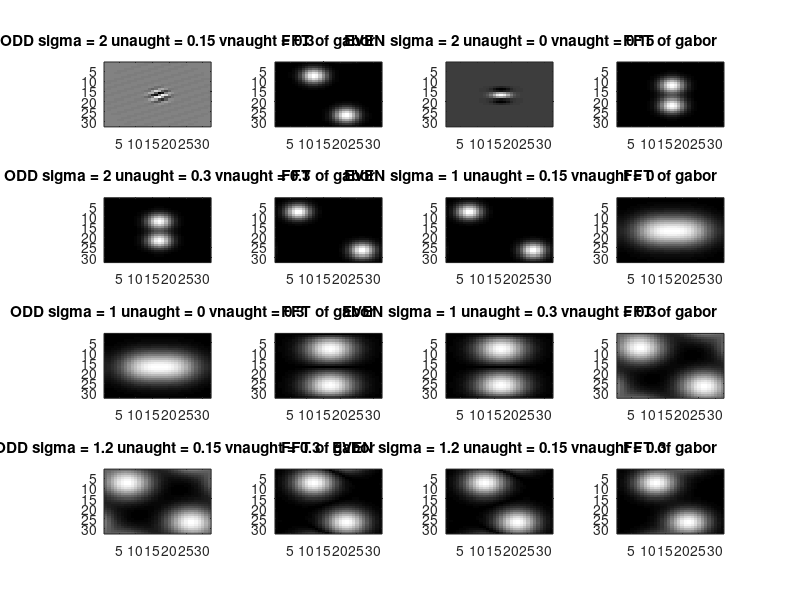

Write the MATLAB code that produced this figure.
function hw4p1b
evenorodd = 1i;
sigma = 2;
unaught = 0.15;
vnaught = 0.3;
[x,y] = meshgrid(-16:1:15);
gab = zeros(size(x));

for i=1:size(gab,1)
    for j=1:size(gab,2)
        gab(i,j) = gabor2dfun(x(i,j), y(i,j), sigma, unaught, vnaught, evenorodd);
    end
end

figure;
subplot(4,4,1);
imagesc(gab);
colormap('gray');
title(['ODD', ' sigma = ', num2str(sigma), ' unaught = ', num2str(unaught), ' vnaught = ', num2str(vnaught)]);

ffty = (fftshift(abs(fft2(gab))));
subplot(4,4,2);
imagesc(ffty);
colormap('gray');
title('FFT of gabor');
%%%%%%%%%%%%%%%%%%%%%%%%%%%%%%%%%%%%%%%%%%%%
evenorodd = 1;
sigma = 2;
unaught = 0.0;
vnaught = 0.15;
[x,y] = meshgrid(-16:1:15);
gab = zeros(size(x));

for i=1:size(gab,1)
    for j=1:size(gab,2)
        gab(i,j) = gabor2dfun(x(i,j), y(i,j), sigma, unaught, vnaught, evenorodd);
    end
end

subplot(4,4,3);
imagesc(gab);
colormap('gray');
title(['EVEN', ' sigma = ', num2str(sigma), ' unaught = ', num2str(unaught), ' vnaught = ', num2str(vnaught)]);

ffty = (fftshift(abs(fft2(gab))));
subplot(4,4,4);
imagesc(ffty);
colormap('gray');
title('FFT of gabor');
%%%%%%%%%%%%%%%%%%%%%%%%%%%%%%%%%%%%%%%%%%
evenorodd = 1i;
sigma = 2;
unaught = 0.3;
vnaught = 0.3;
[x,y] = meshgrid(-16:1:15);
gab = zeros(size(x));

for i=1:size(gab,1)
    for j=1:size(gab,2)
        gab(i,j) = gabor2dfun(x(i,j), y(i,j), sigma, unaught, vnaught, evenorodd);
    end
end

subplot(4,4,5);
imagesc(ffty);
colormap('gray');
title(['ODD', ' sigma = ', num2str(sigma), ' unaught = ', num2str(unaught), ' vnaught = ', num2str(vnaught)]);

ffty = (fftshift(abs(fft2(gab))));
subplot(4,4,6);
imagesc(ffty);
colormap('gray');
title('FFT of gabor');
%%%%%%%%%%%%%%%%%%%%%%%%%%%%%%%%%%%%%%%%%%
evenorodd = 1;
sigma = 1;
unaught = 0.15;
vnaught = 0.0;
[x,y] = meshgrid(-16:1:15);
gab = zeros(size(x));

for i=1:size(gab,1)
    for j=1:size(gab,2)
        gab(i,j) = gabor2dfun(x(i,j), y(i,j), sigma, unaught, vnaught, evenorodd);
    end
end

subplot(4,4,7);
imagesc(ffty);
colormap('gray');
title(['EVEN', ' sigma = ', num2str(sigma), ' unaught = ', num2str(unaught), ' vnaught = ', num2str(vnaught)]);

ffty = real(fftshift(abs(fft2(gab))));
subplot(4,4,8);
imagesc(ffty);
colormap('gray');
title('FFT of gabor');
%%%%%%%%%%%%%%%%%%%%%%%%%%%%%%%%%%%%%%%%%%
evenorodd = 1i;
sigma = 1;
unaught = 0.0;
vnaught = 0.3;
[x,y] = meshgrid(-16:1:15);
gab = zeros(size(x));

for i=1:size(gab,1)
    for j=1:size(gab,2)
        gab(i,j) = gabor2dfun(x(i,j), y(i,j), sigma, unaught, vnaught, evenorodd);
    end
end

subplot(4,4,9);
imagesc(ffty);
colormap('gray');
title(['ODD', ' sigma = ', num2str(sigma), ' unaught = ', num2str(unaught), ' vnaught = ', num2str(vnaught)]);

ffty = real(fftshift(abs(fft2(gab))));
subplot(4,4,10);
imagesc(ffty);
colormap('gray');
title('FFT of gabor');
%%%%%%%%%%%%%%%%%%%%%%%%%%%%%%%%%%%%%%%%%%
evenorodd = 1;
sigma = 1;
unaught = 0.3;
vnaught = 0.3;
[x,y] = meshgrid(-16:1:15);
gab = zeros(size(x));

for i=1:size(gab,1)
    for j=1:size(gab,2)
        gab(i,j) = gabor2dfun(x(i,j), y(i,j), sigma, unaught, vnaught, evenorodd);
    end
end

subplot(4,4,11);
imagesc(ffty);
colormap('gray');
title(['EVEN', ' sigma = ', num2str(sigma), ' unaught = ', num2str(unaught), ' vnaught = ', num2str(vnaught)]);

ffty = (fftshift(abs(fft2(gab))));
subplot(4,4,12);
imagesc(ffty);
colormap('gray');
title('FFT of gabor');
%%%%%%%%%%%%%%%%%%%%%%%%%%%%%%%%%%%%%%%%%%
evenorodd = 1i;
sigma = 1.2;
unaught = 0.15;
vnaught = 0.3;
[x,y] = meshgrid(-16:1:15);
gab = zeros(size(x));

for i=1:size(gab,1)
    for j=1:size(gab,2)
        gab(i,j) = gabor2dfun(x(i,j), y(i,j), sigma, unaught, vnaught, evenorodd);
    end
end

subplot(4,4,13);
imagesc(ffty);
colormap('gray');
title(['ODD', ' sigma = ', num2str(sigma), ' unaught = ', num2str(unaught), ' vnaught = ', num2str(vnaught)]);

ffty = (fftshift(abs(fft2(gab))));
subplot(4,4,14);
imagesc(ffty);
colormap('gray');
title('FFT of gabor');
%%%%%%%%%%%%%%%%%%%%%%%%%%%%%%%%%%%%%%%%%%
evenorodd = 1;
sigma = 1.2;
unaught = 0.15;
vnaught = 0.3;
[x,y] = meshgrid(-16:1:15);
gab = zeros(size(x));

for i=1:size(gab,1)
    for j=1:size(gab,2)
        gab(i,j) = gabor2dfun(x(i,j), y(i,j), sigma, unaught, vnaught, evenorodd);
    end
end

subplot(4,4,15);
imagesc(ffty);
colormap('gray');
title(['EVEN', ' sigma = ', num2str(sigma), ' unaught = ', num2str(unaught), ' vnaught = ', num2str(vnaught)]);

ffty = (fftshift(abs(fft2(gab))));
subplot(4,4,16);
imagesc(ffty);
colormap('gray');
title('FFT of gabor');
end

function Y=gabor2dfun(x, y ,sigma,unaught, vnaught, j)
    if(j == 1)
        Y = exp(-(sqrt(((x^2) + (y^2))^2))/(2*sigma^2)) * cos(2*pi*(unaught*x + vnaught*y));
    else
        Y = exp(-(sqrt(((x^2) + (y^2))^2))/(2*sigma^2)) * sin(2*pi*(unaught*x + vnaught*y));
    end
end